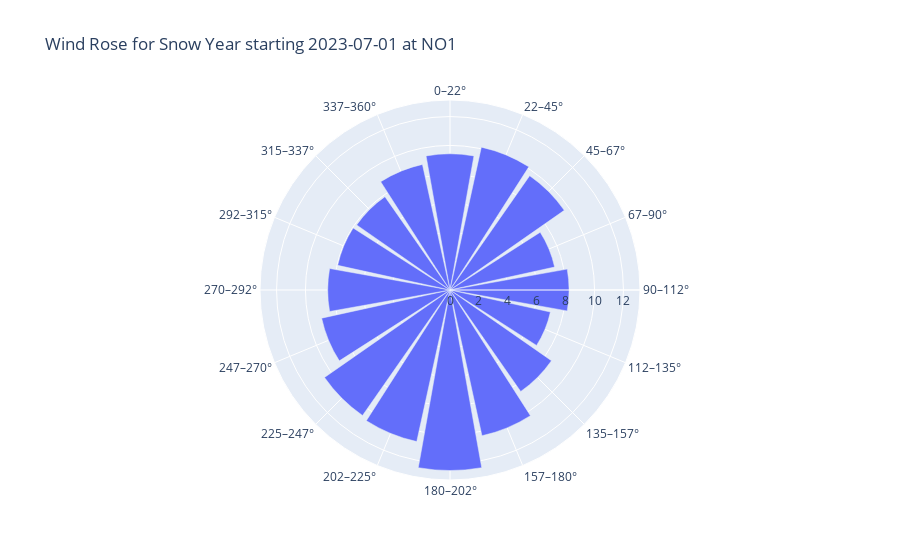

Here is the notebook cell this chart was saved with:
### Code cell
print("\n--- Running Test 5: Wind Rose ---")

# Reuse Test 1 to retrieve snow_drift_series and wind_data
snow_drift_series, wind_data = calculate_snow_drift_wind_rose(
    TEST_LAT,
    TEST_LON,
    TEST_YEAR
)

if wind_data is not None and not wind_data.empty:
    plot_wind_rose(
        wind_data,
        title=f"Wind Rose for Snow Year starting {TEST_YEAR}-07-01 at {TEST_AREA}"
    )
else:
    print("❌ Test 5 (Wind Rose) failed. No wind data.")

### Figure 1 — Plotly figure (JSON) as saved in the notebook; plotly's stock layout.template omitted (floating-point values rounded to 4 significant figures)
{"data": [{"hovertemplate": "Mean Wind Speed (m/s)=%{r}<br>Direction sector=%{theta}<extra></extra>", "legendgroup": "", "marker": {"color": "#636efa", "pattern": {"shape": ""}}, "name": "", "r": [9.425, 10.12, 9.639, 7.411, 8.239, 7.112, 8.557, 10.32, 12.49, 10.74, 10.58, 9.093, 8.461, 7.957, 7.872, 8.895], "showlegend": false, "subplot": "polar", "theta": ["0–22°", "22–45°", "45–67°", "67–90°", "90–112°", "112–135°", "135–157°", "157–180°", "180–202°", "202–225°", "225–247°", "247–270°", "270–292°", "292–315°", "315–337°", "337–360°"], "type": "barpolar"}], "layout": {"barmode": "relative", "legend": {"tracegroupgap": 0}, "polar": {"angularaxis": {"direction": "clockwise", "rotation": 90}, "domain": {"x": [0, 1], "y": [0, 1]}}, "title": {"text": "Wind Rose for Snow Year starting 2023-07-01 at NO1"}}}
